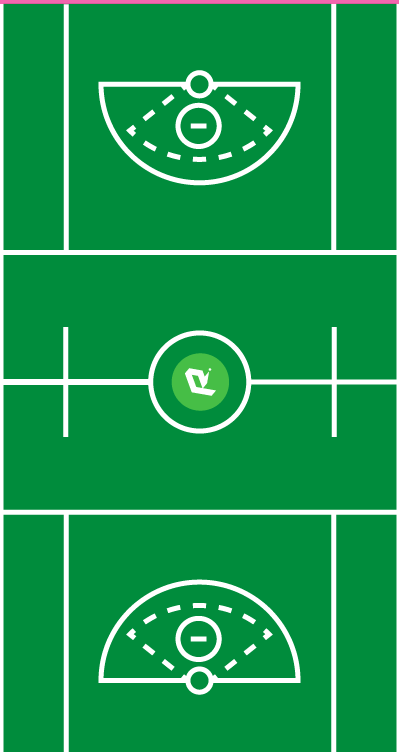
#> input picture User_Interface/Media/lax_field.png, 399 x 752 px, found by its file name
$ python field_display.py
#> lines starting #> are read from the running program, lines starting #| are printed output that depends on the picture
import numpy as np
from matplotlib import pyplot as plt
import random

plt.rcParams["figure.figsize"] = [7.0, 3.5]   # default size from copied code, manipulate for iphone14 later
plt.rcParams["figure.autolayout"] = True
im = plt.imread("/Users/emilygordon/NURC/nurc-lax-robot-2023/User_Interface/media/lax_field.png") # this path likely needs to change for host computer
#> im is the input picture: shape (752, 399, 4) float32; mean R, G, B, A 0.0949, 0.588, 0.304, 1
fig, ax = plt.subplots()
ax.xaxis.set_tick_params(labelbottom=False)
ax.yaxis.set_tick_params(labelleft=False)
ax.set_xticks([])
ax.set_yticks([])
im = ax.imshow(im, extent=[-14, 14, -15, 4.5])   # units are meters, where to define 0 from?

# function, takes in datasets xpoints, ypoints to plot on image of goal
def field_display(xpoints, ypoints):     # should the function accept arrays or tuples?
    xpoints = np.array(xpoints)
    ypoints = np.array(ypoints)

    for i in range(len(xpoints)):

        # Generating a random number in between 0 and 2^24
        color = random.randrange(0, 2**24)
        # Converting that number from base-10 (decimal) to base-16 (hexadecimal)
        hex_color = hex(color)
        # Converting hex (0x000000) to useable structure (#000000)
        std_color = "#" + hex_color[2:]
        plt.plot(xpoints[i], ypoints[i], marker="o", markersize=10, markeredgecolor="black", markerfacecolor=std_color, linestyle="None") # how big should the "ball" be?

    plt.show()
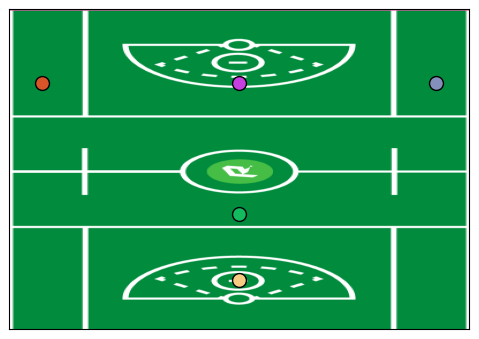
#> figure drawn by matplotlib, 1 panel

field_display([0, -12, 0, 12, 0], [0, 0, -8, 0, -12])
